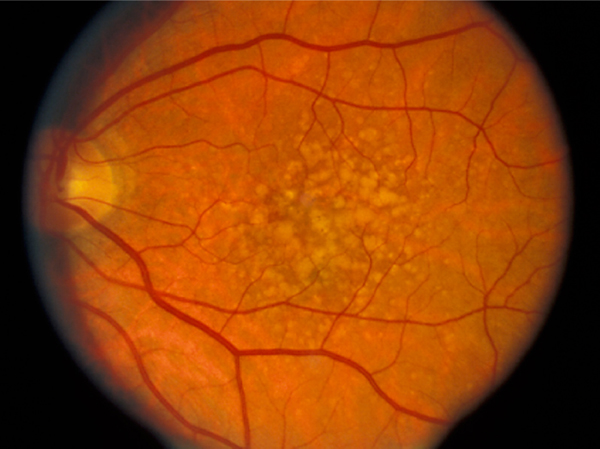
#> input picture images/retina-image.jpg, 600 x 449 px
$ jupyter execute biomedia_features_01_canny.ipynb   (shell and % lines are left out)
#> lines starting #> are read from the running program, lines starting #| are printed output that depends on the picture; after the words box and inside, x2 and y2 are one past the last pixel; in counts of white or black regions, pixels touching at a corner belong together
<div class="alert alert-block alert-info">
Visit the <a href="https://github.com/engs1258/biomedical-image-analysis-notebooks/wiki">wiki</a> pages to find some additional documentation and instructions on how view an interactive verson of these notebooks using binder.</div>

---

[cell 1]
import math
import numpy as np
import matplotlib.pyplot as plt


from skimage import measure
from skimage.color import rgb2gray
from skimage import io
from skimage import filters
from skimage import feature

## Detecting edges in images

For the purpose of illustration we use a cartoon image, i.e. an image that does not have any texture.

[cell 2]
image = io.imread("../images/retina-image.jpg")
#> image is the input picture: shape (449, 600, 3); mean R, G, B 141.9, 62.9, 6.9
grayscale = rgb2gray(image)
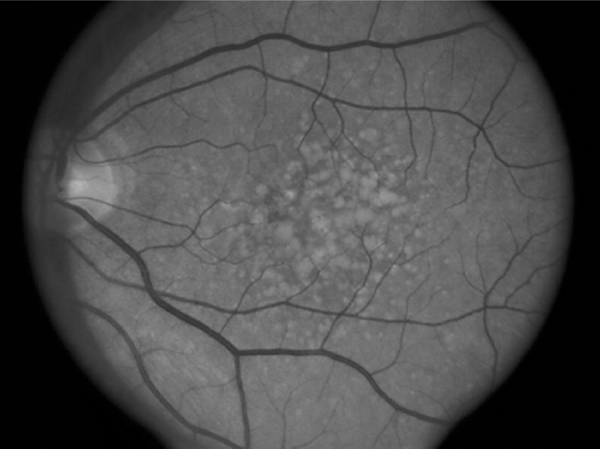
#> grayscale: shape (449, 600) float64; min 0, max 0.71, mean 0.297

[cell 3]
fig, ax = plt.subplots(figsize=(8, 8))
plt.imshow(grayscale, cmap=plt.cm.gray)

## Canny edge detector

Check the documentation and vary the parameters to see how the result changes.

[cell 4]
canny_edges = feature.canny(grayscale, sigma=1.5,
                            low_threshold=None,
                            high_threshold=None,
                            mask=None,
                            use_quantiles=False)
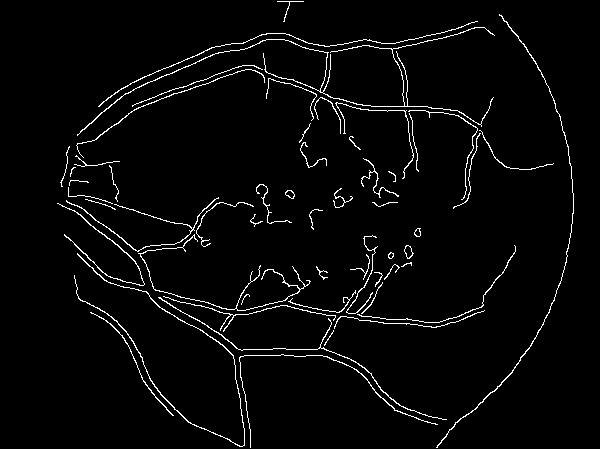
#> canny_edges: shape (449, 600) bool; 3% white in thin lines or dots, all inside (x1, y1, x2, y2) = (57, 1, 574, 448)

$ run again, with images/Lyuba-CT_350.jpg copied over images/retina-image.jpg
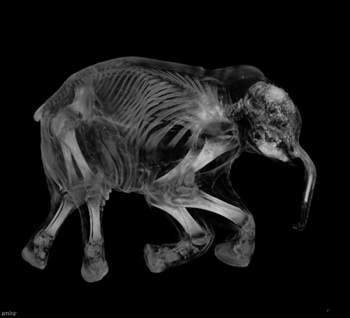
#> input picture images/Lyuba-CT_350.jpg, 350 x 318 px
#> image is the input picture: shape (318, 350); min 0, max 213, mean 24.2
#> `canny_edges = feature.canny(grayscale, sigma=1.5, low_threshold=None, ..`:
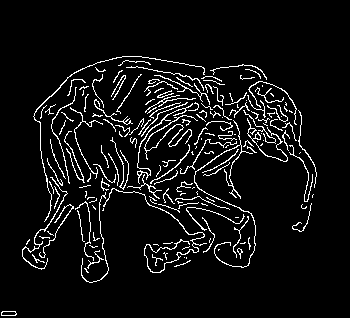
#> canny_edges: shape (318, 350) bool; 6.5% white in thin lines or dots, all inside (x1, y1, x2, y2) = (1, 56, 317, 316)
